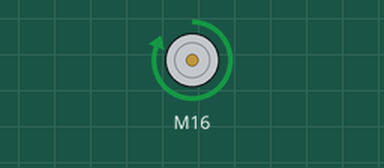
Simulated run of this sketch. Board: Arduino Uno, built with avr-gcc and run on an emulated ATmega328P. Shown: DC motor (green arrow = forward, orange = backward, longer = faster).

Above: at 0.5 s.
At 1.5 s:
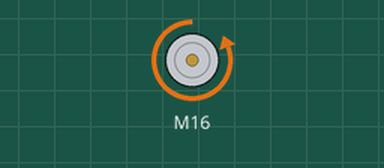
At 5.5 s:
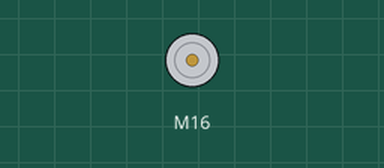
Timing chart, 0 to 6.9 s (numbered marks = the images above):
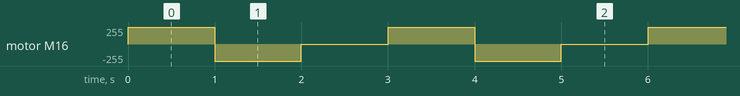

The sketch:

MotorTestRun.ino
```cpp
/******************************************************************************
TestRun.ino
TB6612FNG H-Bridge Motor Driver Example code
Michelle @ SparkFun Electronics
8/20/16
https://github.com/sparkfun/SparkFun_TB6612FNG_Arduino_Library

Uses 2 motors to show examples of the functions in the library.  This causes
a robot to do a little 'jig'.  Each movement has an equal and opposite movement
so assuming your motors are balanced the bot should end up at the same place it
started.

Resources:
TB6612 SparkFun Library

Development environment specifics:
Developed on Arduino 1.6.4
Developed with ROB-9457
******************************************************************************/

// This is the library for the TB6612 that contains the class Motor and all the
// functions
#include <SparkFun_TB6612.h>

// Pins for all inputs, keep in mind the PWM defines must be on PWM pins
// the default pins listed are the ones used on the Redbot (ROB-12097) with
// the exception of STBY which the Redbot controls with a physical switch
#define AIN1 16
#define BIN1 7
#define AIN2 17
#define BIN2 8
#define PWMA 38
#define PWMB 6
#define STBY 9

// these constants are used to allow you to make your motor configuration
// line up with function names like forward.  Value can be 1 or -1
const int offsetA = 1;
const int offsetB = 1;

// Initializing motors.  The library will allow you to initialize as many
// motors as you have memory for.  If you are using functions like forward
// that take 2 motors as arguements you can either write new functions or
// call the function more than once.
Motor motor1 = Motor(AIN1, AIN2, PWMA, offsetA, STBY);
//Motor motor2 = Motor(BIN1, BIN2, PWMB, offsetB, STBY);

void setup()
{
 //Nothing here
}


void loop()
{
   //Use of the drive function which takes as arguements the speed
   //and optional duration.  A negative speed will cause it to go
   //backwards.  Speed can be from -255 to 255.  Also use of the
   //brake function which takes no arguements.
   motor1.drive(255,1000);
   motor1.drive(-255,1000);
   motor1.brake();
   delay(1000);


}
```

Measured:
- by itself, motor M16: repeats every 3.0 s: backward 255/255 1.0 s, stopped 1.0 s, forward 255/255 1.0 s
